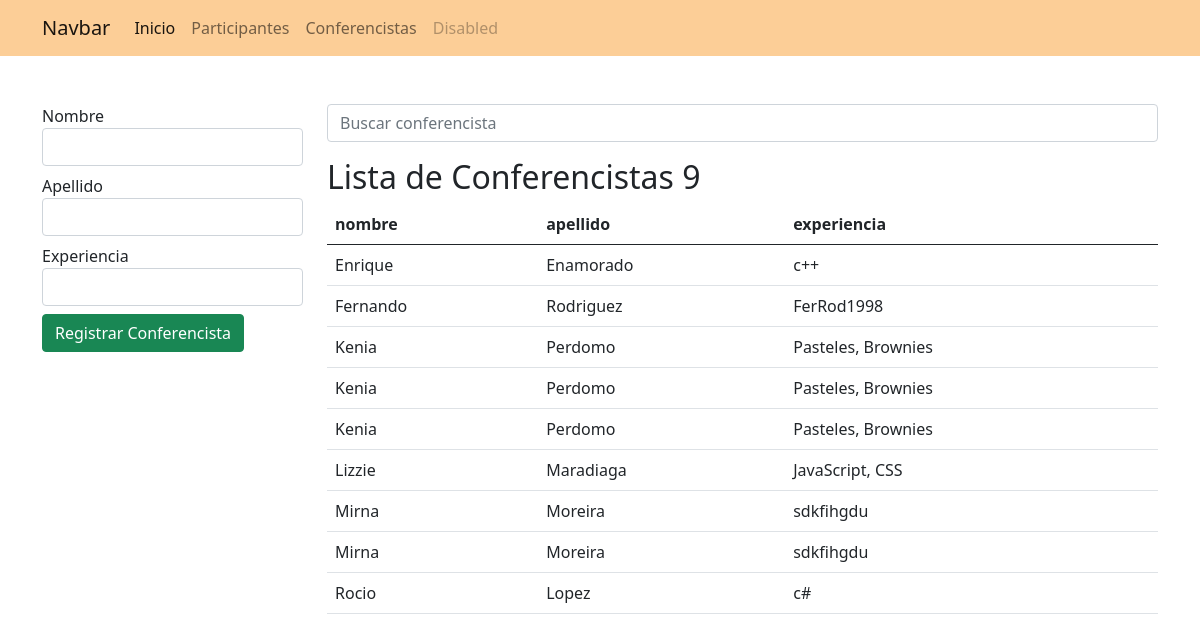
The app's page /conferencistas/ with its own data.
### app_conferencia/models.py (models this page shows, shortened)
class Conferencista(models.Model):
    nombre = models.CharField(max_length=30)
    apellido= models.CharField(max_length=30)
    experiencia= models.TextField()

### app_conferencia/views.py (the view, shortened to what this page needs)
# urls.py: path('conferencistas/', views.conferencistas, name="conferencistas"),
def conferencistas(request):
    q = request.GET.get('q')
    if q:
        data = Conferencista.objects.filter(nombre__startswith=q).order_by('nombre')
    else:
        data = Conferencista.objects.all().order_by('nombre')
    ctx = {
        'formulario': data,
        'q':q
    }
    return render(request, 'app_conferencias/conferencistas.html', ctx)

### app_conferencia/templates/app_conferencias/conferencistas.html (shortened to what this page needs)
{% extends "base.html" %}
{% block container %}
    <div class="row">
        <div class="col-3">
            <form action="{% url 'conferencistas' %}" method="post">
                <div class="mb-2">
                    <label for="nombre">Nombre</label>
                    <input type="text" name="nombre" id="nombre" class="form-control">
                </div>
                <div class="mb-2">
                    <label for="apellido">Apellido</label>
                    <input type="text" name="apellido" id="apellido" class="form-control">
                </div>
                <div class="mb-2">
                    <label for="experiencia">Experiencia</label>
                    <input type="text" name="experiencia" id="experiencia" class="form-control">
                </div>
                <div class="mb-2">
                    <input type ="submit" class="btn btn-success" value="Registrar Conferencista">
                </div>
            </form>
        </div>
        <div class="col-9">
            <form action="" method="get">
                <input name="q" valur="{{ q }}" type="search" class="form-control" placeholder="Buscar conferencista">
            </form>
            <h2 class= "mt-3">Lista de Conferencistas {{ formulario.count }}</h2>
            <table class="table table-hover">
                <thead>
                    <tr>
                        <th>nombre</th>
                        <th>apellido</th>
                        <th>experiencia</th>
                    </tr>
                </thead>
                <tbody>
                    {% for c in formulario %}
                        <tr>
                            <td>{{ c.nombre }}</td>
                            <td>{{ c.apellido }}</td>
                            <td>{{ c.experiencia }}</td>
                        </tr>
                    {% empty %}
                    <tr>
                            <td colspan="4" class="text-danger text-center">No se encontraron resultados</td>
                    </tr>
                    {% endfor %}
                </tbody>
            </table>
        </div>
    </div>
{% endblock %}

### global_templates/base.html (shortened to what this page needs)
<!DOCTYPE html>
<html lang="en">
<head>
    <link href="https://cdn.jsdelivr.net/npm/bootstrap@5.0.1/dist/css/bootstrap.min.css" rel="stylesheet">
</head>
<body>
    <nav class="navbar navbar-expand-lg navbar-light" style="background-color: #FCCE97;">
        <div class="container">
          <a class="navbar-brand" href="#">Navbar</a>
          <div class="collapse navbar-collapse" id="navbarNavAltMarkup">
            <div class="navbar-nav">
              <a class="nav-link active" aria-current="page" href="/">Inicio</a>
              <a class="nav-link" href="/participantes/">Participantes</a>
              <a class="nav-link" href="/conferencistas/">Conferencistas</a>
              <a class="nav-link disabled" href="#" tabindex="-1" aria-disabled="true">Disabled</a>
            </div>
          </div>
        </div>
      </nav>
      <div class="container mt-5">
            {% block container %}{% endblock %}
      </div>
</body>
</html>

### records on screen
Conferencista: nombre "Enrique", apellido "Enamorado", experiencia "c++"
Conferencista: nombre "Fernando", apellido "Rodriguez", experiencia "FerRod1998"
Conferencista: nombre "Kenia", apellido "Perdomo", experiencia "Pasteles, Brownies"
Conferencista: nombre "Kenia", apellido "Perdomo", experiencia "Pasteles, Brownies"
Conferencista: nombre "Kenia", apellido "Perdomo", experiencia "Pasteles, Brownies"
Conferencista: nombre "Lizzie", apellido "Maradiaga", experiencia "JavaScript, CSS"
Conferencista: nombre "Mirna", apellido "Moreira", experiencia "sdkfihgdu"
Conferencista: nombre "Mirna", apellido "Moreira", experiencia "sdkfihgdu"
Conferencista: nombre "Rocio", apellido "Lopez", experiencia "c#"
